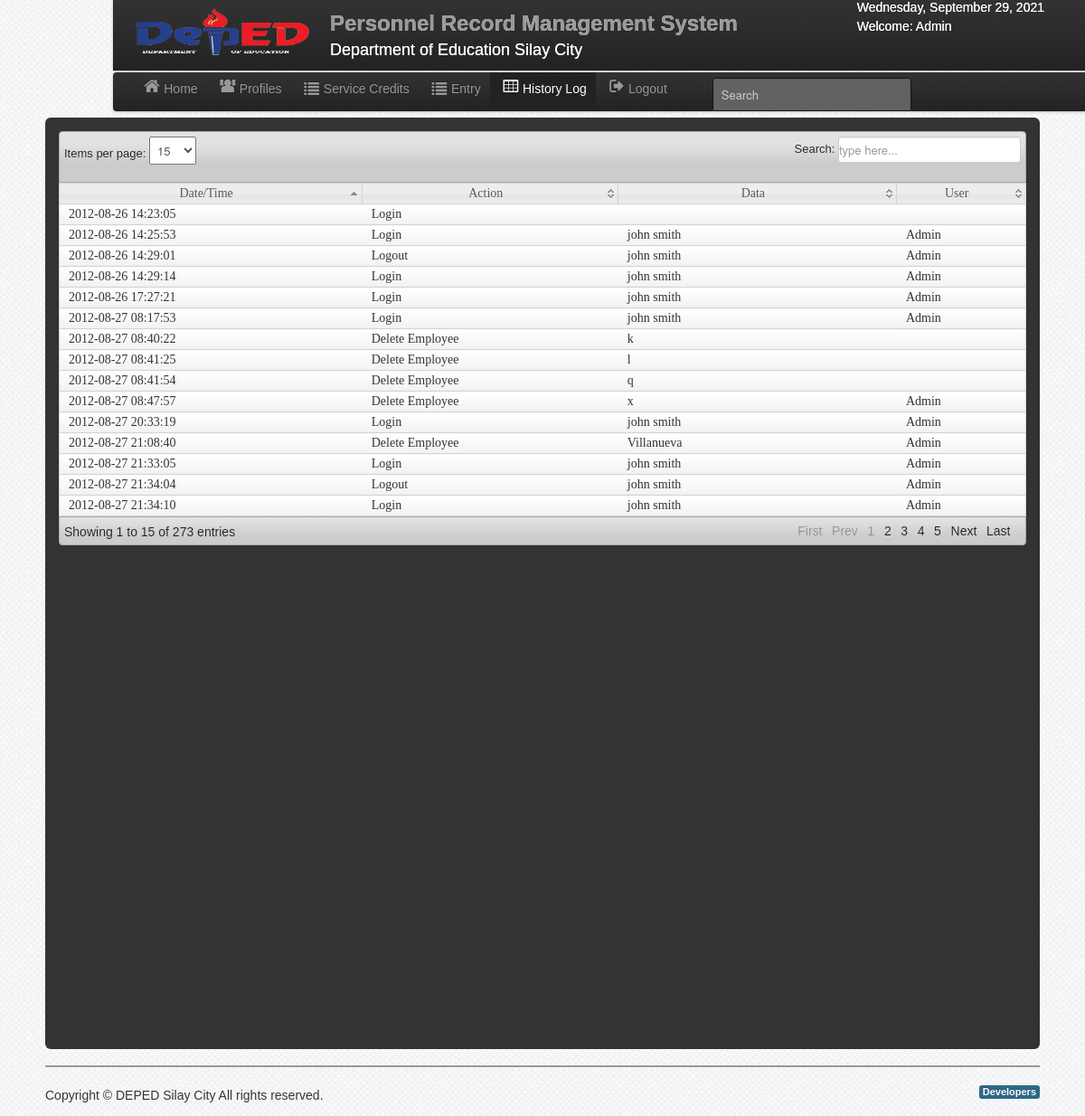
The app's page /history_log.php (signed in) with its own data.
### tables this page shows
CREATE TABLE IF NOT EXISTS `user` (
  `User_id` int(11) NOT NULL AUTO_INCREMENT,
  `UserName` varchar(50) NOT NULL,
  `Password` varchar(50) NOT NULL,
  `FirstName` varchar(50) NOT NULL,
  `LastName` varchar(50) NOT NULL,
  `User_Type` varchar(50) NOT NULL,
  PRIMARY KEY (`User_id`)
);

CREATE TABLE IF NOT EXISTS `history` (
  `history_id` int(11) NOT NULL AUTO_INCREMENT,
  `date` varchar(50) NOT NULL,
  `action` varchar(50) NOT NULL,
  `user` varchar(100) NOT NULL,
  `data` varchar(50) NOT NULL,
  PRIMARY KEY (`history_id`)
);

### session.php (called while the page is built, shortened)
<?php
$id_session=$_SESSION['id'];
?>

### history_log.php (the view, shortened to what this page needs)
<?php include('dbcon.php'); include('session.php');include('header.php'); ?>
<body>
    <?php include('nav-top.php'); ?>
    <div class="navbar navbar-fixed-top1">
        <div class="navbar-inner">
            <div class="container">
                <div class="marg">
                    <ul class="nav">
                        <li>
                            <a href="home.php"><i class="icon-home icon-large"></i>Home</a>
                        </li>
                        <li><a href="emp_profiles.php"><i class="icon-group icon-large"></i>Profiles</a></li>
                        <li><a href="leave_record.php"><i class="icon-list icon-large"></i>Service Credits</a></li>
                        <li><a href="entry.php"><i class="icon-list icon-large"></i>Entry</a></li>
                        <li class="active"><a href="history_log.php"><i class="icon-table icon-large"></i>History Log</a></li>
                        <li><a id="logout" data-toggle="modal" href="#myModal"><i class="icon-signout icon-large"></i>Logout</a></li>
                        <form  method="POST" action="search.php" class="navbar-search pull-right">
                            <input type="text" name="search" class="search-query" placeholder="Search">
                        </form>
                    </ul>
                </div>
            </div>
        </div>
    </div>
<div class="wrapper">
<div id="element" class="hero-body">
	<table class="users-table">
<div class="demo_jui">
		<table cellpadding="0" cellspacing="0" border="0" class="display" id="log" class="jtable">
			<thead>
				<tr>
				<th>Date/Time</th>
				<th>Action</th>
				<th>Data</th>
				<th>User</th>
				</tr>
			</thead>
			<tbody>
<?php $history_query=mysqli_query($conn,"select * from history");
while($row=mysqli_fetch_array($history_query)){  ?>
<tr class="">
	<td><?php echo $row['date']; ?></td>
	<td><?php echo $row['action']; ?></td>
	<td><?php  echo $row['data']?></td>
	<td><?php echo $row['user'] ?></td>
	</tr>
<?php }?>
			</tbody>
		</table>
	</div>
<?php include('footer.php');?>
</div>
</body>

### nav-top.php
<div class="navbar navbar-fixed-top">
    <div class="navbar-inner">
        <div class="container">
            <div class="marg_top">
                <a class="brand">
                    <img src="img/logo.png" width="200" height="58">
                </a>
                <a class="brand">
                    <h2>Personnel Record Management System</h2>
                    <div class="chmsc_nav"><font size="4" color="white">Department of Education Silay City</font></div>
                </a>
                <div class="pull-right">
                    <font color="white">
                        <?php
                            $Today=date('y:m:d');
                            $new=date('l, F d, Y',strtotime($Today));
                            echo $new; ?>
                        <p>
                            <?php
                                $user_query=mysqli_query($conn,"select *  from user where User_id='$id_session'")or die(mysqli_error());
                                $row=mysqli_fetch_array($user_query);
                                echo 'Welcome:'." ".$row['User_Type'];
                            ?>
                        </p>
                    </font>
                </div>
            </div>
        </div>
    </div>
	</div>

### css/style.css (style rules this page uses)
* { margin:0; padding:0; }
body { font-family:"Trebuchet MS", "Myriad Pro", Arial, sans-serif; font-size:14px; background: #fff url(../img/bg.png) repeat top left; color:#333; text-shadow:0px 0px 0px #fff;; }
a { color:#777; }
p { padding:5px 0px; }
.wrapper { width:1100px; margin:10px auto; min-height:550px; }

### css/datatable/demo_table_jui.css (style rules this page uses)
table.display thead th { cursor: pointer; padding: 3px 0 3px 10px; }
table.display { border-collapse: collapse; clear: both; margin: 0 auto; width: 100%; }
table.display td { padding: 3px 10px; }
tr.odd { background-color: #fafafa; background-image: -moz-linear-gradient(top, #ffffff, #f2f2f2); background-image: -webkit-gradient(linear, 0 0, 0 100%, from(#ffffff), to(#f2f2f2)); background-image: -webkit-linear-gradient(top, #ffffff, #f2f2f2); background-image: -o-linear-gradient(top, #ffffff, #f2f2f2); background-image: linear-gradient(to bottom, #ffffff, #f2f2f2); background-repeat: repeat-x; border: 1px solid #d4d4d4; -webkit-border-radius: 4px; -moz-border-radius: 4px; border-radius: 4px; filter: progid:dximagetransform.microsoft.gradient(startColorstr='#ffffffff', endColorstr='#fff2f2f2', GradientType=0); -webkit-box-shadow: 0 1px 4px rgba(0, 0, 0, 0.065); -moz-box-shadow: 0 1px 4px rgba(0, 0, 0, 0.065); box-shadow: 0 1px 4px rgba(0, 0, 0, 0.065); }
tr.even { background-color: #fafafa; background-image: -moz-linear-gradient(top, #ffffff, #f2f2f2); background-image: -webkit-gradient(linear, 0 0, 0 100%, from(#ffffff), to(#f2f2f2)); background-image: -webkit-linear-gradient(top, #ffffff, #f2f2f2); background-image: -o-linear-gradient(top, #ffffff, #f2f2f2); background-image: linear-gradient(to bottom, #ffffff, #f2f2f2); background-repeat: repeat-x; border: 1px solid #d4d4d4; -webkit-border-radius: 4px; -moz-border-radius: 4px; border-radius: 4px; filter: progid:dximagetransform.microsoft.gradient(startColorstr='#ffffffff', endColorstr='#fff2f2f2', GradientType=0); -webkit-box-shadow: 0 1px 4px rgba(0, 0, 0, 0.065); -moz-box-shadow: 0 1px 4px rgba(0, 0, 0, 0.065); box-shadow: 0 1px 4px rgba(0, 0, 0, 0.065); }
tr.odd td.sorting_1 { background-color: f5f5f5; }
tr.even td.sorting_1 { background-color: f5f5f5; }

### records on screen
user: User_Type "Admin"
history: date "2012-08-26 14:23:05", action "Login"
history: date "2012-08-26 14:25:53", action "Login", data "john smith", user "Admin"
history: date "2012-08-26 14:29:01", action "Logout", data "john smith", user "Admin"
history: date "2012-08-26 14:29:14", action "Login", data "john smith", user "Admin"
history: date "2012-08-26 17:27:21", action "Login", data "john smith", user "Admin"
history: date "2012-08-27 08:17:53", action "Login", data "john smith", user "Admin"
history: date "2012-08-27 08:40:22", action "Delete Employee", data "k"
history: date "2012-08-27 08:41:25", action "Delete Employee", data "l"
history: date "2012-08-27 08:41:54", action "Delete Employee", data "q"
history: date "2012-08-27 08:47:57", action "Delete Employee", data "x", user "Admin"
history: date "2012-08-27 20:33:19", action "Login", data "john smith", user "Admin"
history: date "2012-08-27 21:08:40", action "Delete Employee", data "Villanueva", user "Admin"
history: date "2012-08-27 21:33:05", action "Login", data "john smith", user "Admin"
history: date "2012-08-27 21:34:04", action "Logout", data "john smith", user "Admin"
history: date "2012-08-27 21:34:10", action "Login", data "john smith", user "Admin"
